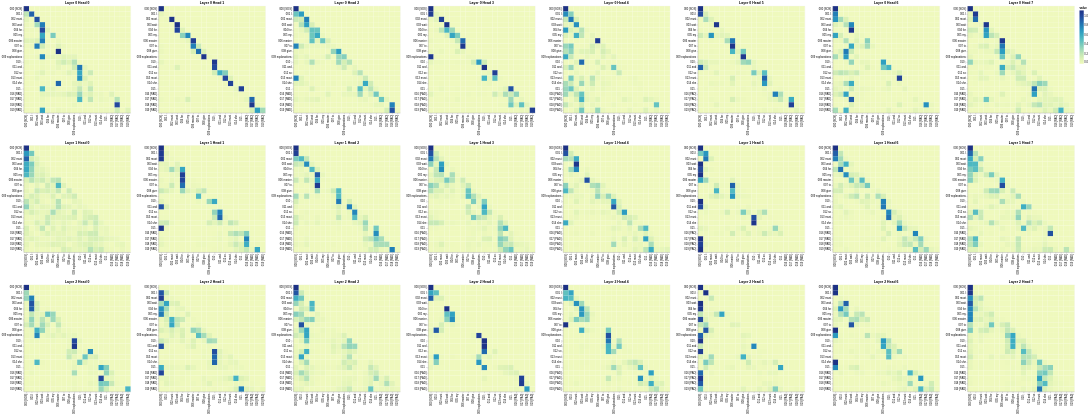

The notebook cell saved with this chart:
### Code cell
# Decoder self-attention
get_all_attention_maps(
    "decoder", layers, heads, decoder_input_tokens, decoder_input_tokens, min(20, sentence_len)
)

### Figure 1 — Vega-Lite specification as saved in the notebook (floating-point values rounded to 4 significant figures; data arrays with more than 128 entries replaced by an {"elided": "..."} marker saying what was removed)
{"config": {"view": {"continuousWidth": 300, "continuousHeight": 300}}, "vconcat": [{"hconcat": [{"data": {"name": "data-60687fa5cde674593a55572de1057a9b"}, "mark": {"type": "rect"}, "encoding": {"color": {"field": "value", "type": "quantitative"}, "tooltip": [{"field": "row", "type": "quantitative"}, {"field": "column", "type": "quantitative"}, {"field": "value", "type": "quantitative"}, {"field": "row_token", "type": "nominal"}, {"field": "col_token", "type": "nominal"}], "x": {"axis": {"title": ""}, "field": "col_token", "type": "nominal"}, "y": {"axis": {"title": ""}, "field": "row_token", "type": "nominal"}}, "height": 400, "name": "view_9e2414a5d00aa521_0", "title": "Layer 0 Head 0", "width": 400}, {"data": {"name": "data-ac145b79e04a325d1cb63db82adc910f"}, "mark": {"type": "rect"}, "encoding": {"color": {"field": "value", "type": "quantitative"}, "tooltip": [{"field": "row", "type": "quantitative"}, {"field": "column", "type": "quantitative"}, {"field": "value", "type": "quantitative"}, {"field": "row_token", "type": "nominal"}, {"field": "col_token", "type": "nominal"}], "x": {"axis": {"title": ""}, "field": "col_token", "type": "nominal"}, "y": {"axis": {"title": ""}, "field": "row_token", "type": "nominal"}}, "height": 400, "name": "view_8441130beb9d3e4c_1", "title": "Layer 0 Head 1", "width": 400}, {"data": {"name": "data-c7ddea75fd90cff62e46ed3cc849fe6a"}, "mark": {"type": "rect"}, "encoding": {"color": {"field": "value", "type": "quantitative"}, "tooltip": [{"field": "row", "type": "quantitative"}, {"field": "column", "type": "quantitative"}, {"field": "value", "type": "quantitative"}, {"field": "row_token", "type": "nominal"}, {"field": "col_token", "type": "nominal"}], "x": {"axis": {"title": ""}, "field": "col_token", "type": "nominal"}, "y": {"axis": {"title": ""}, "field": "row_token", "type": "nominal"}}, "height": 400, "name": "view_8d878587ef3b5914_2", "title": "Layer 0 Head 2", "width": 400}, {"data": {"name": "data-3bacfb5162df5bbd550708c0f59e9408"}, "mark": {"type": "rect"}, "encoding": {"color": {"field": "value", "type": "quantitative"}, "tooltip": [{"field": "row", "type": "quantitative"}, {"field": "column", "type": "quantitative"}, {"field": "value", "type": "quantitative"}, {"field": "row_token", "type": "nominal"}, {"field": "col_token", "type": "nominal"}], "x": {"axis": {"title": ""}, "field": "col_token", "type": "nominal"}, "y": {"axis": {"title": ""}, "field": "row_token", "type": "nominal"}}, "height": 400, "name": "view_4defddfaaa6eb997_3", "title": "Layer 0 Head 3", "width": 400}, {"data": {"name": "data-1283398096e681d62dc9c952610ffb1d"}, "mark": {"type": "rect"}, "encoding": {"color": {"field": "value", "type": "quantitative"}, "tooltip": [{"field": "row", "type": "quantitative"}, {"field": "column", "type": "quantitative"}, {"field": "value", "type": "quantitative"}, {"field": "row_token", "type": "nominal"}, {"field": "col_token", "type": "nominal"}], "x": {"axis": {"title": ""}, "field": "col_token", "type": "nominal"}, "y": {"axis": {"title": ""}, "field": "row_token", "type": "nominal"}}, "height": 400, "name": "view_296c51474e928e69_4", "title": "Layer 0 Head 4", "width": 400}, {"data": {"name": "data-014dfd17c62ad9161dc0b4684f42dea8"}, "mark": {"type": "rect"}, "encoding": {"color": {"field": "value", "type": "quantitative"}, "tooltip": [{"field": "row", "type": "quantitative"}, {"field": "column", "type": "quantitative"}, {"field": "value", "type": "quantitative"}, {"field": "row_token", "type": "nominal"}, {"field": "col_token", "type": "nominal"}], "x": {"axis": {"title": ""}, "field": "col_token", "type": "nominal"}, "y": {"axis": {"title": ""}, "field": "row_token", "type": "nominal"}}, "height": 400, "name": "view_de6fb689dfa4c02b_5", "title": "Layer 0 Head 5", "width": 400}, {"data": {"name": "data-106b5cdf747120b6db3880068e120a2b"}, "mark": {"type": "rect"}, "encoding": {"color": {"field": "value", "type": "quantitative"}, "tooltip": [{"field": "row", "type": "quantitative"}, {"field": "column", "type": "quantitative"}, {"field": "value", "type": "quantitative"}, {"field": "row_token", "type": "nominal"}, {"field": "col_token", "type": "nominal"}], "x": {"axis": {"title": ""}, "field": "col_token", "type": "nominal"}, "y": {"axis": {"title": ""}, "field": "row_token", "type": "nominal"}}, "height": 400, "name": "view_38537994d89ff91f_6", "title": "Layer 0 Head 6", "width": 400}, {"data": {"name": "data-2d632843f411197ecfa53ff36d8b4183"}, "mark": {"type": "rect"}, "encoding": {"color": {"field": "value", "type": "quantitative"}, "tooltip": [{"field": "row", "type": "quantitative"}, {"field": "column", "type": "quantitative"}, {"field": "value", "type": "quantitative"}, {"field": "row_token", "type": "nominal"}, {"field": "col_token", "type": "nominal"}], "x": {"axis": {"title": ""}, "field": "col_token", "type": "nominal"}, "y": {"axis": {"title": ""}, "field": "row_token", "type": "nominal"}}, "height": 400, "name": "view_a780ab92af0af8be_7", "title": "Layer 0 Head 7", "width": 400}]}, {"hconcat": [{"data": {"name": "data-2eda271efe90878dffd51a2cf354d7c6"}, "mark": {"type": "rect"}, "encoding": {"color": {"field": "value", "type": "quantitative"}, "tooltip": [{"field": "row", "type": "quantitative"}, {"field": "column", "type": "quantitative"}, {"field": "value", "type": "quantitative"}, {"field": "row_token", "type": "nominal"}, {"field": "col_token", "type": "nominal"}], "x": {"axis": {"title": ""}, "field": "col_token", "type": "nominal"}, "y": {"axis": {"title": ""}, "field": "row_token", "type": "nominal"}}, "height": 400, "name": "view_97a67d213bad840e_0", "title": "Layer 1 Head 0", "width": 400}, {"data": {"name": "data-2b53bb6b833b06b9a7477f0351fc2bc5"}, "mark": {"type": "rect"}, "encoding": {"color": {"field": "value", "type": "quantitative"}, "tooltip": [{"field": "row", "type": "quantitative"}, {"field": "column", "type": "quantitative"}, {"field": "value", "type": "quantitative"}, {"field": "row_token", "type": "nominal"}, {"field": "col_token", "type": "nominal"}], "x": {"axis": {"title": ""}, "field": "col_token", "type": "nominal"}, "y": {"axis": {"title": ""}, "field": "row_token", "type": "nominal"}}, "height": 400, "name": "view_7d27e72f7c10191a_1", "title": "Layer 1 Head 1", "width": 400}, {"data": {"name": "data-53faaca783f4f072708aa3433e15033a"}, "mark": {"type": "rect"}, "encoding": {"color": {"field": "value", "type": "quantitative"}, "tooltip": [{"field": "row", "type": "quantitative"}, {"field": "column", "type": "quantitative"}, {"field": "value", "type": "quantitative"}, {"field": "row_token", "type": "nominal"}, {"field": "col_token", "type": "nominal"}], "x": {"axis": {"title": ""}, "field": "col_token", "type": "nominal"}, "y": {"axis": {"title": ""}, "field": "row_token", "type": "nominal"}}, "height": 400, "name": "view_ed07abf3fa5bb7a5_2", "title": "Layer 1 Head 2", "width": 400}, {"data": {"name": "data-8a1b59f2c32c9060e398a6199431ca83"}, "mark": {"type": "rect"}, "encoding": {"color": {"field": "value", "type": "quantitative"}, "tooltip": [{"field": "row", "type": "quantitative"}, {"field": "column", "type": "quantitative"}, {"field": "value", "type": "quantitative"}, {"field": "row_token", "type": "nominal"}, {"field": "col_token", "type": "nominal"}], "x": {"axis": {"title": ""}, "field": "col_token", "type": "nominal"}, "y": {"axis": {"title": ""}, "field": "row_token", "type": "nominal"}}, "height": 400, "name": "view_57047ab98ee5718d_3", "title": "Layer 1 Head 3", "width": 400}, {"data": {"name": "data-52528094fca5961378746dcb674e7b27"}, "mark": {"type": "rect"}, "encoding": {"color": {"field": "value", "type": "quantitative"}, "tooltip": [{"field": "row", "type": "quantitative"}, {"field": "column", "type": "quantitative"}, {"field": "value", "type": "quantitative"}, {"field": "row_token", "type": "nominal"}, {"field": "col_token", "type": "nominal"}], "x": {"axis": {"title": ""}, "field": "col_token", "type": "nominal"}, "y": {"axis": {"title": ""}, "field": "row_token", "type": "nominal"}}, "height": 400, "name": "view_b88a89b59dd07f67_4", "title": "Layer 1 Head 4", "width": 400}, {"data": {"name": "data-093d56468795354fc078e208bc65e921"}, "mark": {"type": "rect"}, "encoding": {"color": {"field": "value", "type": "quantitative"}, "tooltip": [{"field": "row", "type": "quantitative"}, {"field": "column", "type": "quantitative"}, {"field": "value", "type": "quantitative"}, {"field": "row_token", "type": "nominal"}, {"field": "col_token", "type": "nominal"}], "x": {"axis": {"title": ""}, "field": "col_token", "type": "nominal"}, "y": {"axis": {"title": ""}, "field": "row_token", "type": "nominal"}}, "height": 400, "name": "view_5657a7358cf20cb0_5", "title": "Layer 1 Head 5", "width": 400}, {"data": {"name": "data-f92ca524def4a47b52f6c85c132e87a1"}, "mark": {"type": "rect"}, "encoding": {"color": {"field": "value", "type": "quantitative"}, "tooltip": [{"field": "row", "type": "quantitative"}, {"field": "column", "type": "quantitative"}, {"field": "value", "type": "quantitative"}, {"field": "row_token", "type": "nominal"}, {"field": "col_token", "type": "nominal"}], "x": {"axis": {"title": ""}, "field": "col_token", "type": "nominal"}, "y": {"axis": {"title": ""}, "field": "row_token", "type": "nominal"}}, "height": 400, "name": "view_064eec1010fe526d_6", "title": "Layer 1 Head 6", "width": 400}, {"data": {"name": "data-15b50a7a9b3bbd30ce419cc62f64a53b"}, "mark": {"type": "rect"}, "encoding": {"color": {"field": "value", "type": "quantitative"}, "tooltip": [{"field": "row", "type": "quantitative"}, {"field": "column", "type": "quantitative"}, {"field": "value", "type": "quantitative"}, {"field": "row_token", "type": "nominal"}, {"field": "col_token", "type": "nominal"}], "x": {"axis": {"title": ""}, "field": "col_token", "type": "nominal"}, "y": {"axis": {"title": ""}, "field": "row_token", "type": "nominal"}}, "height": 400, "name": "view_da166da8b3438173_7", "title": "Layer 1 Head 7", "width": 400}]}, {"hconcat": [{"data": {"name": "data-6d46ea4c416820ef09b8d8ae845d0c71"}, "mark": {"type": "rect"}, "encoding": {"color": {"field": "value", "type": "quantitative"}, "tooltip": [{"field": "row", "type": "quantitative"}, {"field": "column", "type": "quantitative"}, {"field": "value", "type": "quantitative"}, {"field": "row_token", "type": "nominal"}, {"field": "col_token", "type": "nominal"}], "x": {"axis": {"title": ""}, "field": "col_token", "type": "nominal"}, "y": {"axis": {"title": ""}, "field": "row_token", "type": "nominal"}}, "height": 400, "name": "view_064b207eb8a8dc82_0", "title": "Layer 2 Head 0", "width": 400}, {"data": {"name": "data-55e64e78e1fcf497862d84ef0193ce5a"}, "mark": {"type": "rect"}, "encoding": {"color": {"field": "value", "type": "quantitative"}, "tooltip": [{"field": "row", "type": "quantitative"}, {"field": "column", "type": "quantitative"}, {"field": "value", "type": "quantitative"}, {"field": "row_token", "type": "nominal"}, {"field": "col_token", "type": "nominal"}], "x": {"axis": {"title": ""}, "field": "col_token", "type": "nominal"}, "y": {"axis": {"title": ""}, "field": "row_token", "type": "nominal"}}, "height": 400, "name": "view_29ac4622a9549c45_1", "title": "Layer 2 Head 1", "width": 400}, {"data": {"name": "data-01a4e09df059166fb1b2363df6c0ebdb"}, "mark": {"type": "rect"}, "encoding": {"color": {"field": "value", "type": "quantitative"}, "tooltip": [{"field": "row", "type": "quantitative"}, {"field": "column", "type": "quantitative"}, {"field": "value", "type": "quantitative"}, {"field": "row_token", "type": "nominal"}, {"field": "col_token", "type": "nominal"}], "x": {"axis": {"title": ""}, "field": "col_token", "type": "nominal"}, "y": {"axis": {"title": ""}, "field": "row_token", "type": "nominal"}}, "height": 400, "name": "view_131c6b3ac5e4408f_2", "title": "Layer 2 Head 2", "width": 400}, {"data": {"name": "data-bc3a5f3c680e149a3c3b9da625839bd1"}, "mark": {"type": "rect"}, "encoding": {"color": {"field": "value", "type": "quantitative"}, "tooltip": [{"field": "row", "type": "quantitative"}, {"field": "column", "type": "quantitative"}, {"field": "value", "type": "quantitative"}, {"field": "row_token", "type": "nominal"}, {"field": "col_token", "type": "nominal"}], "x": {"axis": {"title": ""}, "field": "col_token", "type": "nominal"}, "y": {"axis": {"title": ""}, "field": "row_token", "type": "nominal"}}, "height": 400, "name": "view_e119395ea08e06fd_3", "title": "Layer 2 Head 3", "width": 400}, {"data": {"name": "data-470352352e95d2e63495db7e93ca0bb0"}, "mark": {"type": "rect"}, "encoding": {"color": {"field": "value", "type": "quantitative"}, "tooltip": [{"field": "row", "type": "quantitative"}, {"field": "column", "type": "quantitative"}, {"field": "value", "type": "quantitative"}, {"field": "row_token", "type": "nominal"}, {"field": "col_token", "type": "nominal"}], "x": {"axis": {"title": ""}, "field": "col_token", "type": "nominal"}, "y": {"axis": {"title": ""}, "field": "row_token", "type": "nominal"}}, "height": 400, "name": "view_10bf2b81e4c10f8b_4", "title": "Layer 2 Head 4", "width": 400}, {"data": {"name": "data-97f9cf2629b6ccece08915a39c7dbac6"}, "mark": {"type": "rect"}, "encoding": {"color": {"field": "value", "type": "quantitative"}, "tooltip": [{"field": "row", "type": "quantitative"}, {"field": "column", "type": "quantitative"}, {"field": "value", "type": "quantitative"}, {"field": "row_token", "type": "nominal"}, {"field": "col_token", "type": "nominal"}], "x": {"axis": {"title": ""}, "field": "col_token", "type": "nominal"}, "y": {"axis": {"title": ""}, "field": "row_token", "type": "nominal"}}, "height": 400, "name": "view_065e99da40e5bc1b_5", "title": "Layer 2 Head 5", "width": 400}, {"data": {"name": "data-1cc33212d3e9dd8676dc657ce098ea0d"}, "mark": {"type": "rect"}, "encoding": {"color": {"field": "value", "type": "quantitative"}, "tooltip": [{"field": "row", "type": "quantitative"}, {"field": "column", "type": "quantitative"}, {"field": "value", "type": "quantitative"}, {"field": "row_token", "type": "nominal"}, {"field": "col_token", "type": "nominal"}], "x": {"axis": {"title": ""}, "field": "col_token", "type": "nominal"}, "y": {"axis": {"title": ""}, "field": "row_token", "type": "nominal"}}, "height": 400, "name": "view_943b31272bf44682_6", "title": "Layer 2 Head 6", "width": 400}, {"data": {"name": "data-261ac7c1d2153d3605c9807057ca51a0"}, "mark": {"type": "rect"}, "encoding": {"color": {"field": "value", "type": "quantitative"}, "tooltip": [{"field": "row", "type": "quantitative"}, {"field": "column", "type": "quantitative"}, {"field": "value", "type": "quantitative"}, {"field": "row_token", "type": "nominal"}, {"field": "col_token", "type": "nominal"}], "x": {"axis": {"title": ""}, "field": "col_token", "type": "nominal"}, "y": {"axis": {"title": ""}, "field": "row_token", "type": "nominal"}}, "height": 400, "name": "view_2d8790a975b6d392_7", "title": "Layer 2 Head 7", "width": 400}]}], "params": [{"name": "param_1e9efca18e7a2868", "select": {"type": "interval", "encodings": ["x", "y"]}, "bind": "scales", "views": ["view_97a67d213bad840e_0", "view_7d27e72f7c10191a_1", "view_ed07abf3fa5bb7a5_2", "view_57047ab98ee5718d_3", "view_b88a89b59dd07f67_4", "view_5657a7358cf20cb0_5", "view_064eec1010fe526d_6", "view_da166da8b3438173_7", "view_064b207eb8a8dc82_0", "view_29ac4622a9549c45_1", "view_131c6b3ac5e4408f_2", "view_e119395ea08e06fd_3", "view_10bf2b81e4c10f8b_4", "view_065e99da40e5bc1b_5", "view_943b31272bf44682_6", "view_2d8790a975b6d392_7"]}], "$schema": "https://vega.github.io/schema/vega-lite/v6.4.1.json", "datasets": {"data-60687fa5cde674593a55572de1057a9b": {"elided": "400 records"}, "data-ac145b79e04a325d1cb63db82adc910f": {"elided": "400 records"}, "data-c7ddea75fd90cff62e46ed3cc849fe6a": {"elided": "400 records"}, "data-3bacfb5162df5bbd550708c0f59e9408": {"elided": "400 records"}, "data-1283398096e681d62dc9c952610ffb1d": {"elided": "400 records"}, "data-014dfd17c62ad9161dc0b4684f42dea8": {"elided": "400 records"}, "data-106b5cdf747120b6db3880068e120a2b": {"elided": "400 records"}, "data-2d632843f411197ecfa53ff36d8b4183": {"elided": "400 records"}, "data-2eda271efe90878dffd51a2cf354d7c6": {"elided": "400 records"}, "data-2b53bb6b833b06b9a7477f0351fc2bc5": {"elided": "400 records"}, "data-53faaca783f4f072708aa3433e15033a": {"elided": "400 records"}, "data-8a1b59f2c32c9060e398a6199431ca83": {"elided": "400 records"}, "data-52528094fca5961378746dcb674e7b27": {"elided": "400 records"}, "data-093d56468795354fc078e208bc65e921": {"elided": "400 records"}, "data-f92ca524def4a47b52f6c85c132e87a1": {"elided": "400 records"}, "data-15b50a7a9b3bbd30ce419cc62f64a53b": {"elided": "400 records"}, "data-6d46ea4c416820ef09b8d8ae845d0c71": {"elided": "400 records"}, "data-55e64e78e1fcf497862d84ef0193ce5a": {"elided": "400 records"}, "data-01a4e09df059166fb1b2363df6c0ebdb": {"elided": "400 records"}, "data-bc3a5f3c680e149a3c3b9da625839bd1": {"elided": "400 records"}, "data-470352352e95d2e63495db7e93ca0bb0": {"elided": "400 records"}, "data-97f9cf2629b6ccece08915a39c7dbac6": {"elided": "400 records"}, "data-1cc33212d3e9dd8676dc657ce098ea0d": {"elided": "400 records"}, "data-261ac7c1d2153d3605c9807057ca51a0": {"elided": "400 records"}}}
